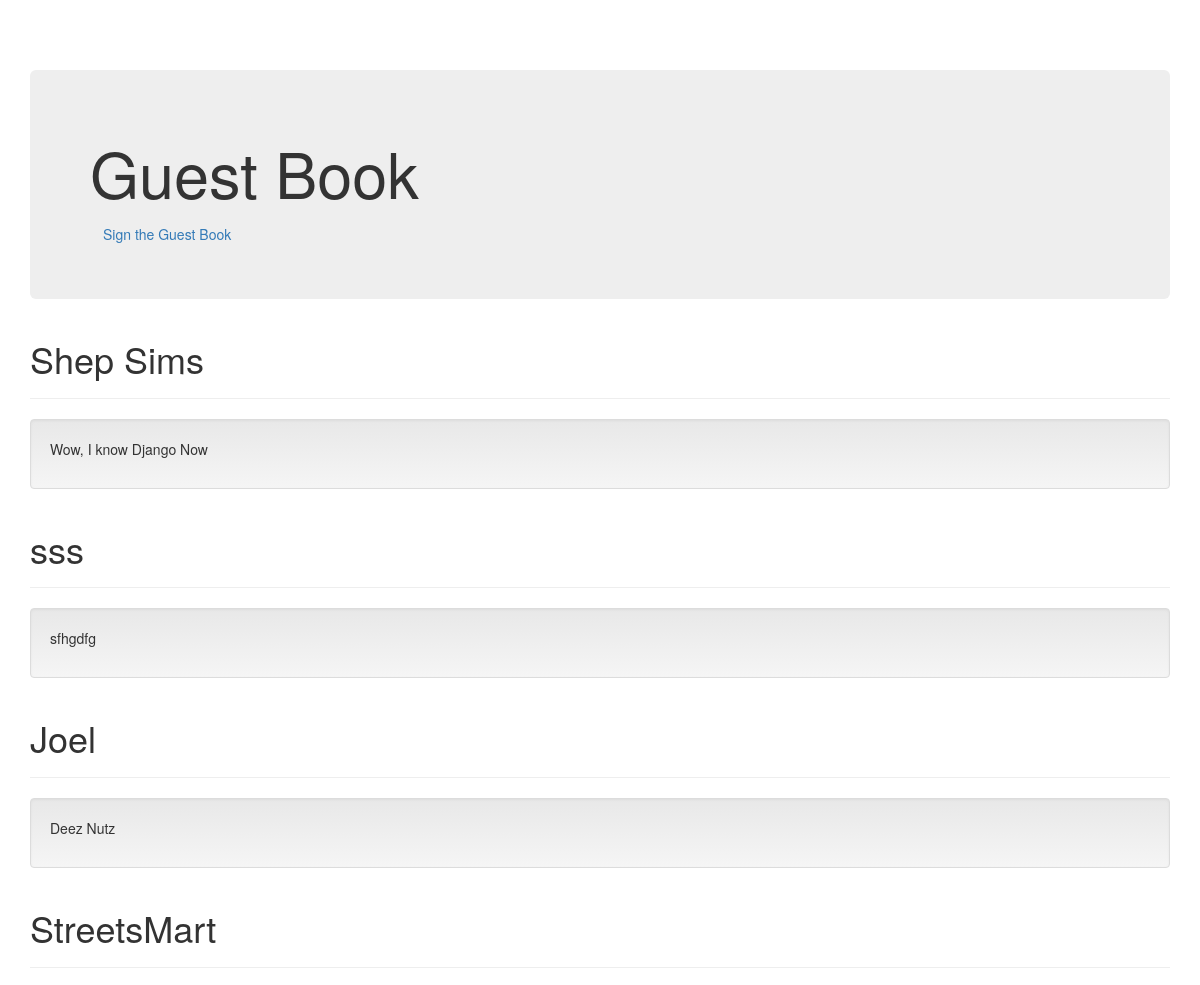
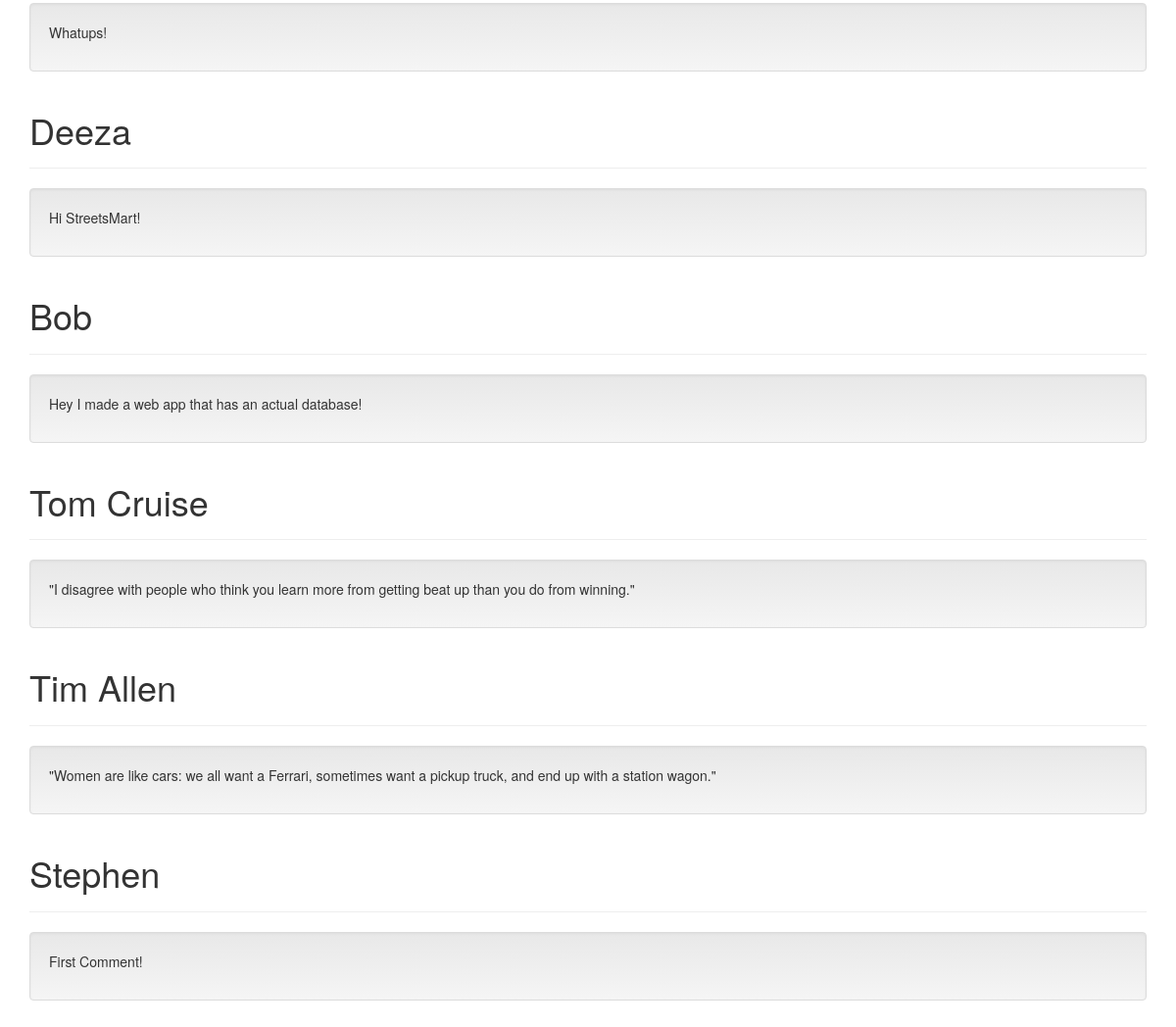
The page / on the database its author committed (2 pictures, top to bottom).
### guestBook/models.py (models this page shows, shortened)
class Comment(models.Model):
    name = models.CharField(max_length = 20)
    comment = models.TextField()
    date_added = models.DateTimeField(default=timezone.now)

### guestBook/views.py (the view)
# urls.py: path('', views.index, name='index'),
def index(request):
    comments = Comment.objects.order_by('-date_added')
    context = {'comments' : comments}
    return render(request, 'guestBook/index.html', context)

### guestBook/templates/guestBook/index.html (shortened to what this page needs)
{% load static %}
<!DOCTYPE html>
<html lang="en">
	<head>
		<link href="{% static 'guestBook/bootstrap.min.css' %}" rel="stylesheet" />
		<link href="{% static 'guestBook/bootstrap-theme.min.css' %}" rel="stylesheet" />
		<link href="{% static 'guestBook/theme.css' %}" rel="stylesheet" />
	</head>
	<body>
		<div class="container theme-showcase" role="main">
			<div class="jumbotron">
				<h1>Guest Book</h1>
				<a type="button" class="btn btn-link" href="{% url 'sign' %}">Sign the Guest Book</a>
			</div>
			{% for c in comments %}
			<div class="page-header">
				<h1>{{ c.name }}</h1>
			</div>
			<div class="well">
				<p>{{ c.comment }}</p>
			</div>
			{% endfor %}
		</div>
	</body>
</html>

### guestBook/static/guestBook/theme.css (style rules this page uses)
body { padding-top: 70px; padding-bottom: 30px; }

### rows shown on the page
Comment: name "Shep Sims", comment "Wow, I know Django Now"
Comment: name "sss", comment "sfhgdfg"
Comment: name "Joel", comment "Deez Nutz"
Comment: name "StreetsMart", comment "Whatups!"
Comment: name "Deeza", comment "Hi StreetsMart!"
Comment: name "Bob", comment "Hey I made a web app that has an actual database!"
Comment: name "Tom Cruise", comment "\"I disagree with people who think you learn more from getting beat up than you do from winning.\""
Comment: name "Tim Allen", comment "\"Women are like cars: we all want a Ferrari, sometimes want a pickup truck, and end up with a station wagon.\""
Comment: name "Stephen", comment "First Comment!"
